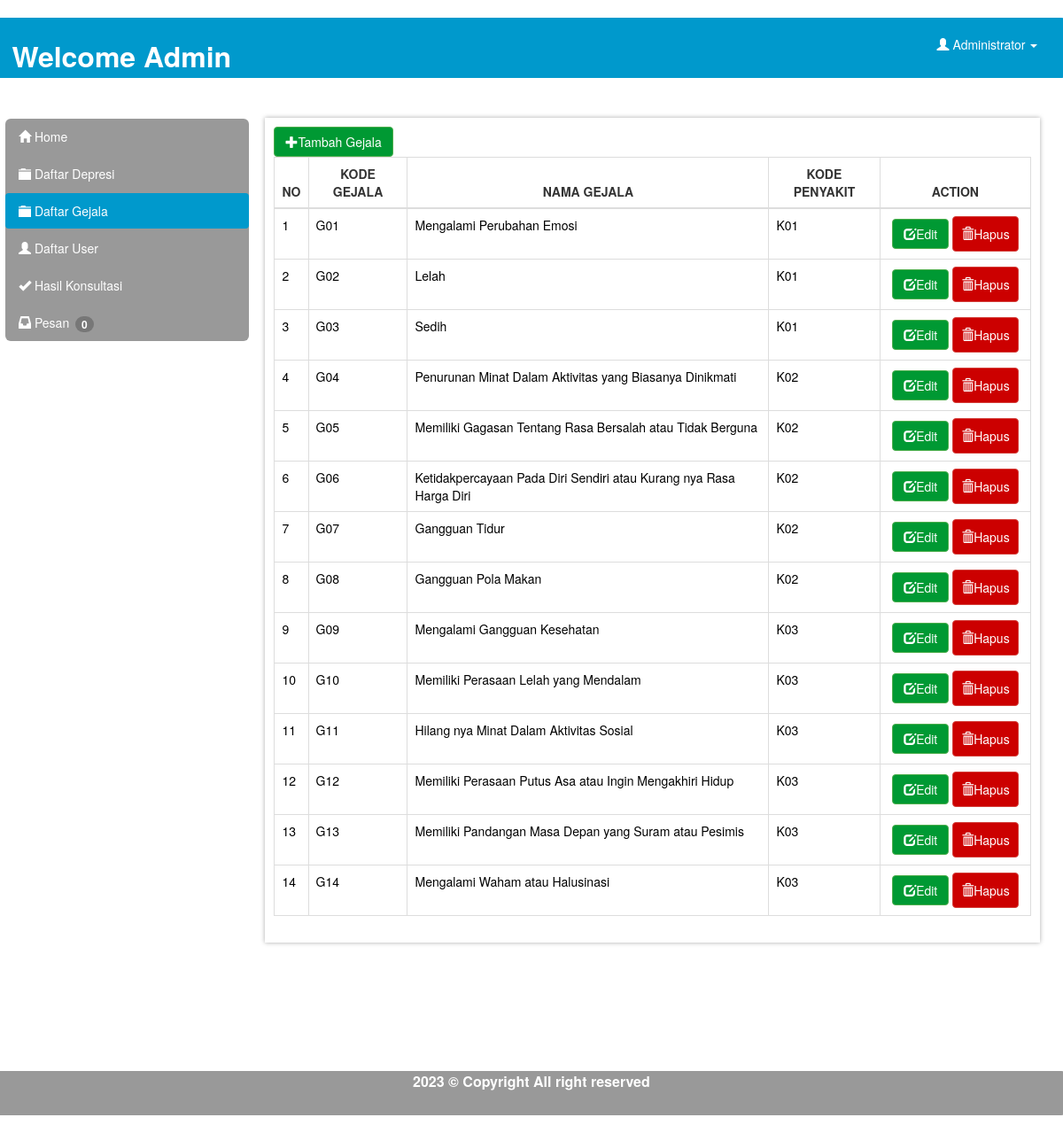
The app's page /Control/index.php?r=gejala (signed in) with its own data.
### tables this page shows
CREATE TABLE `gejala` (
  `id_gejala` int(11) NOT NULL AUTO_INCREMENT,
  `kd_gejala` varchar(5) NOT NULL,
  `kd_penyakit` varchar(5) NOT NULL,
  `nama_gejala` text NOT NULL,
  `cf_pakar` decimal(3,2) NOT NULL DEFAULT 0.80,
  PRIMARY KEY (`id_gejala`)
);

### Control/modules/gejala/gejala.php (the view, shortened to what this page needs)
<?php include "koneksi.php"; ?>
<div>
    <button data-toggle="modal" data-target="#myModal" class="btn btn-success"><span class="glyphicon glyphicon-plus"></span>Tambah Gejala</button>
</div>
<div class="table-responsive">
    <table class="table table-hover table-sm table-bordered">
        <thead>
            <tr>
                <th width='3%' class="text-center">NO</th>
                <th class="text-center">KODE GEJALA</th>
                <th class="text-center">NAMA GEJALA</th>
                <th class="text-center">KODE PENYAKIT</th>
                <th width='20%' class="text-center">ACTION</th>
            </tr>
        </thead>
        <tbody>
            <?php
            $sqlg = mysqli_query($con, "SELECT * FROM gejala ORDER BY id_gejala ASC");
            $no = 1;
            while ($rg = mysqli_fetch_array($sqlg)) {
                echo "<tr>
                    <td >$no</td>
                    <td >$rg[kd_gejala]</td>
                    <td>$rg[nama_gejala]</td>
                    <td>$rg[kd_penyakit]</td>
                    <td align='center'>
                        <a href='javascript:showModalG(\"$rg[id_gejala]\", \"$rg[kd_gejala]\",\"$rg[nama_gejala]\", \"$rg[kd_penyakit]\" )' class='btn btn-success' > <span class='glyphicon glyphicon-edit'></span>Edit</a>
                        <a href='?r=gejaladel&idg=$rg[id_gejala]' class='btn btn-danger'>  <span class='glyphicon glyphicon-trash'></span>Hapus</a>
                    </td>
                </tr>";
                $no++;
            }
            ?>
        </tbody>
    </table>
</div>
</div>
</div>

### Control/style.css (style rules this page uses)
.btn-success { color:#fff; background-color:#009933; padding-right:: 30px; padding-left:: 30px; text-align:center; }
.btn-danger { color: #fff; background-color: #CC0000; border-color: #d43f3a; padding: 9px; }
td { color:#000000; }
a { color: #ffffff !important; text-decoration: none; }

### records on screen
gejala: kd_gejala "G01", nama_gejala "Mengalami Perubahan Emosi", kd_penyakit "K01"
gejala: kd_gejala "G02", nama_gejala "Lelah", kd_penyakit "K01"
gejala: kd_gejala "G03", nama_gejala "Sedih", kd_penyakit "K01"
gejala: kd_gejala "G04", nama_gejala "Penurunan Minat Dalam Aktivitas yang Biasanya Dinikmati", kd_penyakit "K02"
gejala: kd_gejala "G05", nama_gejala "Memiliki Gagasan Tentang Rasa Bersalah atau Tidak Berguna", kd_penyakit "K02"
gejala: kd_gejala "G06", nama_gejala "Ketidakpercayaan Pada Diri Sendiri atau Kurang nya Rasa Harga Diri", kd_penyakit "K02"
gejala: kd_gejala "G07", nama_gejala "Gangguan Tidur", kd_penyakit "K02"
gejala: kd_gejala "G08", nama_gejala "Gangguan Pola Makan", kd_penyakit "K02"
gejala: kd_gejala "G09", nama_gejala "Mengalami Gangguan Kesehatan", kd_penyakit "K03"
gejala: kd_gejala "G10", nama_gejala "Memiliki Perasaan Lelah yang Mendalam", kd_penyakit "K03"
gejala: kd_gejala "G11", nama_gejala "Hilang nya Minat Dalam Aktivitas Sosial", kd_penyakit "K03"
gejala: kd_gejala "G12", nama_gejala "Memiliki Perasaan Putus Asa atau Ingin Mengakhiri Hidup", kd_penyakit "K03"
gejala: kd_gejala "G13", nama_gejala "Memiliki Pandangan Masa Depan yang Suram atau Pesimis", kd_penyakit "K03"
gejala: kd_gejala "G14", nama_gejala "Mengalami Waham atau Halusinasi", kd_penyakit "K03"

### other values on screen
$rc "0"
